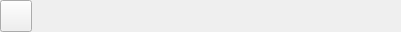
<?xml version="1.0" encoding="UTF-8"?>
<ui version="4.0">
 <class>ActionWidgetUi</class>
 <widget class="QWidget" name="ActionWidgetUi">
  <property name="geometry">
   <rect>
    <x>0</x>
    <y>0</y>
    <width>401</width>
    <height>32</height>
   </rect>
  </property>
  <property name="sizePolicy">
   <sizepolicy hsizetype="Expanding" vsizetype="Minimum">
    <horstretch>0</horstretch>
    <verstretch>0</verstretch>
   </sizepolicy>
  </property>
  <property name="windowTitle">
   <string>Form</string>
  </property>
  <layout class="QHBoxLayout" name="horizontalLayout">
   <property name="leftMargin">
    <number>0</number>
   </property>
   <property name="topMargin">
    <number>0</number>
   </property>
   <property name="rightMargin">
    <number>0</number>
   </property>
   <property name="bottomMargin">
    <number>0</number>
   </property>
   <item>
    <widget class="VxPushButton" name="m_ActionButton">
     <property name="sizePolicy">
      <sizepolicy hsizetype="Fixed" vsizetype="Fixed">
       <horstretch>0</horstretch>
       <verstretch>0</verstretch>
      </sizepolicy>
     </property>
     <property name="minimumSize">
      <size>
       <width>32</width>
       <height>32</height>
      </size>
     </property>
     <property name="maximumSize">
      <size>
       <width>32</width>
       <height>32</height>
      </size>
     </property>
     <property name="text">
      <string/>
     </property>
    </widget>
   </item>
   <item>
    <widget class="VxLabel" name="m_ActionLabel">
     <property name="sizePolicy">
      <sizepolicy hsizetype="Preferred" vsizetype="Ignored">
       <horstretch>0</horstretch>
       <verstretch>0</verstretch>
      </sizepolicy>
     </property>
     <property name="text">
      <string notr="true"/>
     </property>
    </widget>
   </item>
   <item>
    <spacer name="horizontalSpacer_8">
     <property name="orientation">
      <enum>Qt::Orientation::Horizontal</enum>
     </property>
     <property name="sizeHint" stdset="0">
      <size>
       <width>358</width>
       <height>20</height>
      </size>
     </property>
    </spacer>
   </item>
  </layout>
 </widget>
 <customwidgets>
  <customwidget>
   <class>VxPushButton</class>
   <extends>QPushButton</extends>
   <header>VxPushButton.h</header>
  </customwidget>
  <customwidget>
   <class>VxLabel</class>
   <extends>QLabel</extends>
   <header>VxLabel.h</header>
  </customwidget>
 </customwidgets>
 <resources/>
 <connections/>
</ui>
